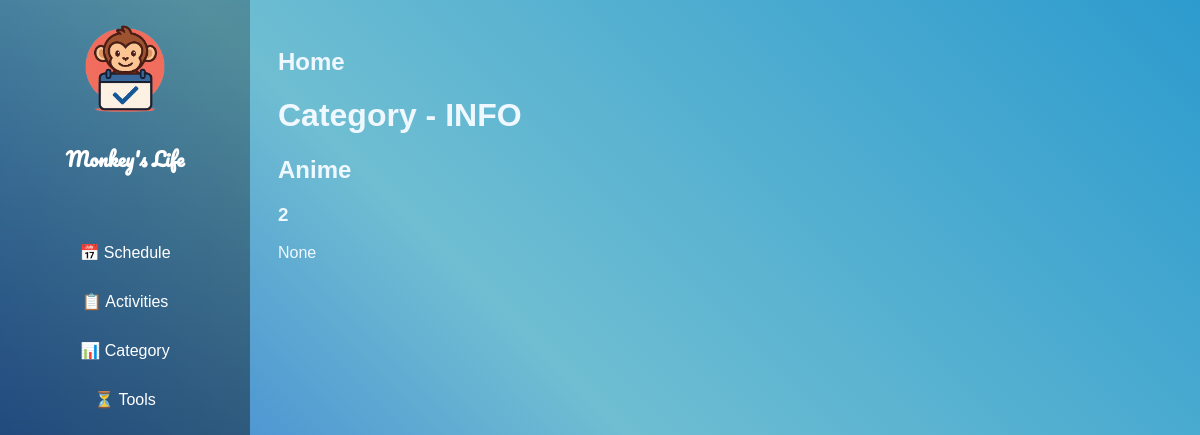
The app's page /activities/info_category/4 with its own data.
### schedule/blueprints/activities/models.py (models this page shows, shortened)
class Category(db.Model):
    __tablename__ = 'categories'
    id = db.Column(db.Integer, primary_key=True)
    name = db.Column(db.String(25), nullable=False)
    description = db.Column(db.String(200), nullable=True)
    category_father = db.Column(db.Integer, db.ForeignKey('categories.id'))

### schedule/blueprints/activities/routes.py (the view)
@activity.route('/info_category/<int:id>')
def info_category(id):
    category = Category.query.get(id)
    return render_template('activities/category_info.html', category=category)

### schedule/blueprints/activities/templates/activities/category_info.html (shortened to what this page needs)
{% extends "base.html" %}
{% block content %}
<div class="content">
    <a href="{{ url_for('home.index') }}"><h2>Home</h2></a>
    <h1>Category - INFO</h1>
    <h2>{{category.name}}</h2>
    <h3>{{category.category_father}}</h3>
    <p>{{category.description}}</p>
</div>
{% endblock %}

### schedule/static/css/style.css (style rules this page uses)
body { background-color: #2d9bce; background-image: linear-gradient(225deg, #2d9bce 0%, #6fbed2 50%, #1856d2 100%); display: flex; min-height: 100vh; font-family: 'Montserrat', sans-serif; color: #f0f8ff; }
a, a:visited, a:hover, a:active { color: inherit; text-decoration: none; }
.content { margin-left: 250px; padding: 20px; flex: 1; }

### records on screen
Category: name "Anime", category_father "2", description "None"
